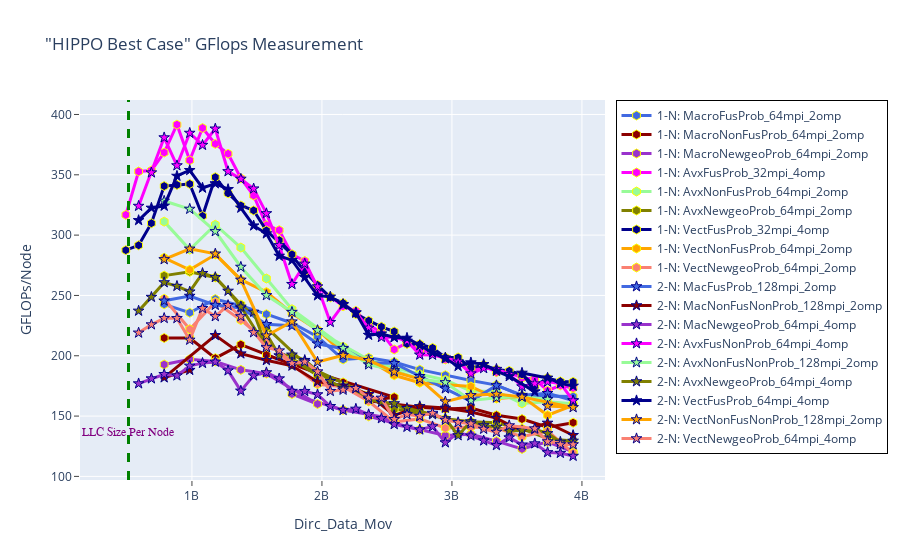

Write notebook code for a chart like this one.
### Markdown cell above
# Flops HIPPO BEST CASES

### Code cell
fig = go.Figure() 

# Node 1
# Macro
fig.add_trace(go.Scatter(x=(dfn1MacFusProb_64mpi_2omp.Dirc_Data_Mov*(dfn1MacFusProb_64mpi_2omp.MPI_size)), 
                         y=(dfn1MacFusProb_64mpi_2omp.GFLOPS*(dfn1MacFusProb_64mpi_2omp.MPI_size)), 
                         mode='lines+markers', 
                         name='1-N: MacroFusProb_64mpi_2omp',
                         line=dict(color='royalblue',width=3),
                         marker=dict(symbol='hexagon',size=9,line=dict(color='yellow',width=1))))

fig.add_trace(go.Scatter(x=(dfn1MacNonFusProb_64mpi_2omp.Dirc_Data_Mov*(dfn1MacNonFusProb_64mpi_2omp.MPI_size)), 
                         y=(dfn1MacNonFusProb_64mpi_2omp.GFLOPS*(dfn1MacNonFusProb_64mpi_2omp.MPI_size)), 
                         mode='lines+markers', 
                         name='1-N: MacroNonFusProb_64mpi_2omp',
                         line=dict(color='darkred',width=3),
                         marker=dict(symbol='hexagon',size=9, line=dict(color='yellow',width=1))))

fig.add_trace(go.Scatter(x=(dfn1MacNewgeoProb_64mpi_2omp.Dirc_Data_Mov*(dfn1MacNewgeoProb_64mpi_2omp.MPI_size)), 
                         y=(dfn1MacNewgeoProb_64mpi_2omp.GFLOPS*(dfn1MacNewgeoProb_64mpi_2omp.MPI_size)), 
                         mode='lines+markers', 
                         name='1-N: MacroNewgeoProb_64mpi_2omp',
                         line=dict(color='darkorchid',width=3),
                         marker=dict(symbol='hexagon',size=9, line=dict(color='yellow',width=1))))

# AVX

fig.add_trace(go.Scatter(x=(dfn1AvxFusProb_32mpi_4omp.Dirc_Data_Mov*(dfn1AvxFusProb_32mpi_4omp.MPI_size)), 
                         y=(dfn1AvxFusProb_32mpi_4omp.GFLOPS*(dfn1AvxFusProb_32mpi_4omp.MPI_size)), 
                         mode='lines+markers', 
                         name='1-N: AvxFusProb_32mpi_4omp',
                         line=dict(color='magenta',width=3),
                         marker=dict(symbol='hexagon',size=9, line=dict(color='yellow',width=1))))

fig.add_trace(go.Scatter(x=(dfn1AvxNonFusProb_64mpi_2omp.Dirc_Data_Mov*(dfn1AvxNonFusProb_64mpi_2omp.MPI_size)), 
                         y=(dfn1AvxNonFusProb_64mpi_2omp.GFLOPS*(dfn1AvxNonFusProb_64mpi_2omp.MPI_size)), 
                         mode='lines+markers', 
                         name='1-N: AvxNonFusProb_64mpi_2omp',
                         line=dict(color='palegreen',width=3),
                         marker=dict(symbol='hexagon',size=9, line=dict(color='yellow',width=1))))

fig.add_trace(go.Scatter(x=(dfn1AvxNewgeoProb_64mpi_2omp.Dirc_Data_Mov*(dfn1AvxNewgeoProb_64mpi_2omp.MPI_size)), 
                         y=(dfn1AvxNewgeoProb_64mpi_2omp.GFLOPS*(dfn1AvxNewgeoProb_64mpi_2omp.MPI_size)), 
                         mode='lines+markers', 
                         name='1-N: AvxNewgeoProb_64mpi_2omp',
                         line=dict(color='olive',width=3),
                         marker=dict(symbol='hexagon',size=9, line=dict(color='yellow',width=1))))

# VECT

fig.add_trace(go.Scatter(x=(dfn1VectFusProb_32mpi_4omp.Dirc_Data_Mov*(dfn1VectFusProb_32mpi_4omp.MPI_size)), 
                         y=(dfn1VectFusProb_32mpi_4omp.GFLOPS*(dfn1VectFusProb_32mpi_4omp.MPI_size)), 
                         mode='lines+markers', 
                         name='1-N: VectFusProb_32mpi_4omp',
                         line=dict(color='darkblue',width=3),
                         marker=dict(symbol='hexagon',size=9, line=dict(color='yellow',width=1))))

fig.add_trace(go.Scatter(x=(dfn1VectNonFusProb_64mpi_2omp.Dirc_Data_Mov*(dfn1VectNonFusProb_64mpi_2omp.MPI_size)), 
                         y=(dfn1VectNonFusProb_64mpi_2omp.GFLOPS*(dfn1VectNonFusProb_64mpi_2omp.MPI_size)), 
                         mode='lines+markers', 
                         name='1-N: VectNonFusProb_64mpi_2omp',
                         line=dict(color='orange',width=3),
                         marker=dict(symbol='hexagon',size=9,line=dict(color='yellow',width=1))))

fig.add_trace(go.Scatter(x=(dfn1VectNewgeoProb_64mpi_2omp.Dirc_Data_Mov*(dfn1VectNewgeoProb_64mpi_2omp.MPI_size)), 
                         y=(dfn1VectNewgeoProb_64mpi_2omp.GFLOPS*(dfn1VectNewgeoProb_64mpi_2omp.MPI_size)), 
                         mode='lines+markers', 
                         name='1-N: VectNewgeoProb_64mpi_2omp',
                         line=dict(color='salmon',width=3),
                         marker=dict(symbol='hexagon',size=9,line=dict(color='yellow',width=1))))




# Node 2
# Macro
fig.add_trace(go.Scatter(x=(dfn2MacFusProb_128mpi_2omp.Dirc_Data_Mov*(dfn2MacFusProb_128mpi_2omp.MPI_size/2)), 
                         y=(dfn2MacFusProb_128mpi_2omp.GFLOPS*(dfn2MacFusProb_128mpi_2omp.MPI_size/2)), 
                         mode='lines+markers', 
                         name='2-N: MacFusProb_128mpi_2omp',
                         line=dict(color='royalblue',width=3),
                         marker=dict(symbol='star',size=8,line=dict(color='darkblue',width=1))))

fig.add_trace(go.Scatter(x=(dfn2MacNonFusNonProb_128mpi_2omp.Dirc_Data_Mov*(dfn2MacNonFusNonProb_128mpi_2omp.MPI_size/2)), 
                         y=(dfn2MacNonFusNonProb_128mpi_2omp.GFLOPS*(dfn2MacNonFusNonProb_128mpi_2omp.MPI_size/2)), 
                         mode='lines+markers', 
                         name='2-N: MacNonFusNonProb_128mpi_2omp',
                         line=dict(color='darkred',width=3),
                         marker=dict(symbol='star',size=8, line=dict(color='darkblue',width=1))))

fig.add_trace(go.Scatter(x=(dfn2MacNewgeoProb_64mpi_4omp.Dirc_Data_Mov*(dfn2MacNewgeoProb_64mpi_4omp.MPI_size/2)), 
                         y=(dfn2MacNewgeoProb_64mpi_4omp.GFLOPS*(dfn2MacNewgeoProb_64mpi_4omp.MPI_size/2)), 
                         mode='lines+markers', 
                         name='2-N: MacNewgeoProb_64mpi_4omp',
                         line=dict(color='darkorchid',width=3),
                         marker=dict(symbol='star',size=8, line=dict(color='darkblue',width=1))))


# AVX
fig.add_trace(go.Scatter(x=(dfn2AvxFusProb_64mpi_4omp.Dirc_Data_Mov*(dfn2AvxFusProb_64mpi_4omp.MPI_size/2)), 
                         y=(dfn2AvxFusProb_64mpi_4omp.GFLOPS*(dfn2AvxFusProb_64mpi_4omp.MPI_size/2)), 
                         mode='lines+markers', 
                         name='2-N: AvxFusNonProb_64mpi_4omp',
                          line=dict(color='magenta',width=3),
                         marker=dict(symbol='star',size=8, line=dict(color='darkblue',width=1))))

fig.add_trace(go.Scatter(x=(dfn2AvxNonFusNonProb_128mpi_2omp.Dirc_Data_Mov*(dfn2AvxNonFusNonProb_128mpi_2omp.MPI_size/2)), 
                         y=(dfn2AvxNonFusNonProb_128mpi_2omp.GFLOPS*(dfn2AvxNonFusNonProb_128mpi_2omp.MPI_size/2)), 
                         mode='lines+markers', 
                         name='2-N: AvxNonFusNonProb_128mpi_2omp',
                         line=dict(color='palegreen',width=3),
                         marker=dict(symbol='star',size=8, line=dict(color='darkblue',width=1))))

fig.add_trace(go.Scatter(x=(dfn2AvxNewgeoProb_64mpi_4omp.Dirc_Data_Mov*(dfn2AvxNewgeoProb_64mpi_4omp.MPI_size/2)), 
                         y=(dfn2AvxNewgeoProb_64mpi_4omp.GFLOPS*(dfn2AvxNewgeoProb_64mpi_4omp.MPI_size/2)), 
                         mode='lines+markers', 
                         name='2-N: AvxNewgeoProb_64mpi_4omp',
                         line=dict(color='olive',width=3),
                         marker=dict(symbol='star',size=8, line=dict(color='darkblue',width=1))))


# VECT
fig.add_trace(go.Scatter(x=(dfn2VectFusProb_64mpi_4omp.Dirc_Data_Mov*(dfn2VectFusProb_64mpi_4omp.MPI_size/2)), 
                         y=(dfn2VectFusProb_64mpi_4omp.GFLOPS*(dfn2VectFusProb_64mpi_4omp.MPI_size/2)), 
                         mode='lines+markers', 
                         name='2-N: VectFusProb_64mpi_4omp',
                         line=dict(color='darkblue',width=3),
                         marker=dict(symbol='star',size=8, line=dict(color='darkblue',width=1))))

fig.add_trace(go.Scatter(x=(dfn2VectNonFusNonProb_128mpi_2omp.Dirc_Data_Mov*(dfn2VectNonFusNonProb_128mpi_2omp.MPI_size/2)), 
                         y=(dfn2VectNonFusNonProb_128mpi_2omp.GFLOPS*(dfn2VectNonFusNonProb_128mpi_2omp.MPI_size/2)), 
                         mode='lines+markers', 
                         name='2-N: VectNonFusNonProb_128mpi_2omp',
                         line=dict(color='orange',width=3),
                         marker=dict(symbol='star',size=8,line=dict(color='darkblue',width=1))))

fig.add_trace(go.Scatter(x=(dfn2VectNewgeoProb_64mpi_4omp.Dirc_Data_Mov*(dfn2VectNewgeoProb_64mpi_4omp.MPI_size/2)), 
                         y=(dfn2VectNewgeoProb_64mpi_4omp.GFLOPS*(dfn2VectNewgeoProb_64mpi_4omp.MPI_size/2)), 
                         mode='lines+markers', 
                         name='2-N: VectNewgeoProb_64mpi_4omp',
                         line=dict(color='salmon',width=3),
                         marker=dict(symbol='star',size=8,line=dict(color='darkblue',width=1))))





# Adding a vertical line
fig.add_vline(x=512e6, line_width=3, line_dash="dash", line_color="green")
# fig.add_hline(y=1024, line_width=3, line_dash="dash", line_color="red")

# Add annotation
fig.add_annotation(
    x='512e6'
    , y=130
    , text=f'LLC Size Per Node'
    , yanchor='bottom'
    , showarrow=False
    , arrowhead=1
    , arrowsize=1
    , arrowwidth=2
    , arrowcolor="#636363"
    , ax=-20
    , ay=-30
    , font=dict(size=12, color="purple", family="Sans Serif")
    , align="left"
    ,)

fig.update_layout(title='"HIPPO Best Case" GFlops Measurement',
                  xaxis_title='Dirc_Data_Mov', yaxis_title='GFLOPs/Node', 
                  xaxis=dict(ticks="outside"),  
                  yaxis=dict(ticks="outside"),
                  legend=go.layout.Legend(bordercolor="black",borderwidth=1))

### Figure 1 — Plotly figure (JSON) as saved in the notebook; plotly's stock layout.template omitted (floating-point values rounded to 4 significant figures)
{"data": [{"line": {"color": "royalblue", "width": 3}, "marker": {"line": {"color": "yellow", "width": 1}, "size": 9, "symbol": "hexagon"}, "mode": "lines+markers", "name": "1-N: MacroFusProb_64mpi_2omp", "type": "scatter", "x": [786432000, 983040000, 1179648000, 1376256000, 1572864000, 1769472000, 1966080000, 2162688000, 2359296000, 2555904000, 2752512000, 2949120000, 3145728000, 3342336000, 3538944000, 3932160000], "y": [242.6, 235.7, 247.0, 241.5, 234.5, 227.2, 215.8, 196.9, 198.3, 194.8, 188.5, 183.9, 179.5, 175.7, 166.8, 166.3]}, {"line": {"color": "darkred", "width": 3}, "marker": {"line": {"color": "yellow", "width": 1}, "size": 9, "symbol": "hexagon"}, "mode": "lines+markers", "name": "1-N: MacroNonFusProb_64mpi_2omp", "type": "scatter", "x": [786432000, 983040000, 1179648000, 1376256000, 1769472000, 1572864000, 2162688000, 1966080000, 2555904000, 2359296000, 2752512000, 2949120000, 3145728000, 3342336000, 3538944000, 3735552000, 3932160000], "y": [214.8, 214.8, 198.0, 209.3, 192.8, 200.7, 177.9, 185.5, 165.7, 162.6, 157.3, 155.9, 156.6, 150.7, 147.5, 140.8, 144.5]}, {"line": {"color": "darkorchid", "width": 3}, "marker": {"line": {"color": "yellow", "width": 1}, "size": 9, "symbol": "hexagon"}, "mode": "lines+markers", "name": "1-N: MacroNewgeoProb_64mpi_2omp", "type": "scatter", "x": [786432000, 983040000, 1179648000, 1376256000, 1572864000, 1966080000, 1769472000, 2162688000, 2555904000, 2359296000, 2752512000, 2949120000, 3145728000, 3342336000, 3538944000, 3735552000, 3932160000], "y": [192.7, 197.1, 195.3, 188.3, 185.2, 160.0, 168.2, 155.0, 147.7, 149.8, 138.8, 133.9, 135.0, 129.2, 122.7, 128.6, 120.3]}, {"line": {"color": "magenta", "width": 3}, "marker": {"line": {"color": "yellow", "width": 1}, "size": 9, "symbol": "hexagon"}, "mode": "lines+markers", "name": "1-N: AvxFusProb_32mpi_4omp", "type": "scatter", "x": [491520000, 589824000, 688128000, 786432000, 884736000, 983040000, 1081344000, 1179648000, 1277952000, 1376256000, 1474560000, 1572864000, 1671168000, 1769472000, 1867776000, 1966080000, 2064384000, 2162688000, 2260992000, 2359296000, 2457600000, 2555904000, 2654208000, 2752512000, 2850816000, 2949120000, 3047424000, 3145728000, 3244032000, 3342336000, 3440640000, 3538944000, 3637248000, 3735552000, 3833856000, 3932160000], "y": [316.8, 352.8, 353.6, 368.4, 391.6, 362.0, 388.7, 375.6, 367.4, 347.1, 332.8, 308.2, 304.1, 284.0, 278.5, 256.4, 249.2, 241.0, 237.2, 225.9, 219.1, 205.2, 210.6, 204.5, 202.8, 196.9, 194.8, 186.0, 191.6, 186.4, 186.2, 181.6, 180.7, 171.1, 175.4, 173.3]}, {"line": {"color": "palegreen", "width": 3}, "marker": {"line": {"color": "yellow", "width": 1}, "size": 9, "symbol": "hexagon"}, "mode": "lines+markers", "name": "1-N: AvxNonFusProb_64mpi_2omp", "type": "scatter", "x": [786432000, 983040000, 1179648000, 1376256000, 1572864000, 1769472000, 2162688000, 1966080000, 2359296000, 2555904000, 2752512000, 2949120000, 3145728000, 3342336000, 3538944000, 3735552000, 3932160000], "y": [311.2, 288.0, 308.6, 289.7, 264.0, 238.6, 207.4, 220.7, 196.6, 190.2, 184.7, 180.0, 170.7, 170.4, 160.5, 161.9, 160.3]}, {"line": {"color": "olive", "width": 3}, "marker": {"line": {"color": "yellow", "width": 1}, "size": 9, "symbol": "hexagon"}, "mode": "lines+markers", "name": "1-N: AvxNewgeoProb_64mpi_2omp", "type": "scatter", "x": [786432000, 983040000, 1179648000, 1376256000, 1572864000, 1966080000, 1769472000, 2359296000, 2162688000, 2555904000, 2752512000, 2949120000, 3145728000, 3342336000, 3538944000, 3735552000, 3932160000], "y": [266.4, 269.6, 264.9, 242.5, 223.5, 183.6, 197.2, 167.5, 174.9, 155.6, 153.6, 147.8, 145.4, 144.5, 139.5, 131.3, 129.4]}, {"line": {"color": "darkblue", "width": 3}, "marker": {"line": {"color": "yellow", "width": 1}, "size": 9, "symbol": "hexagon"}, "mode": "lines+markers", "name": "1-N: VectFusProb_32mpi_4omp", "type": "scatter", "x": [491520000, 589824000, 688128000, 786432000, 884736000, 983040000, 1081344000, 1179648000, 1277952000, 1376256000, 1474560000, 1572864000, 1769472000, 1671168000, 1867776000, 1966080000, 2064384000, 2162688000, 2260992000, 2359296000, 2457600000, 2555904000, 2654208000, 2752512000, 2850816000, 2949120000, 3047424000, 3145728000, 3244032000, 3342336000, 3440640000, 3538944000, 3637248000, 3735552000, 3833856000, 3932160000], "y": [287.6, 291.6, 309.9, 340.6, 341.6, 342.4, 315.9, 348.0, 334.6, 324.5, 320.5, 303.8, 284.0, 295.8, 270.1, 258.6, 248.4, 243.6, 234.5, 229.1, 224.0, 220.1, 209.8, 209.6, 206.5, 198.6, 198.6, 189.9, 192.2, 188.6, 187.4, 184.5, 174.8, 181.5, 178.7, 178.4]}, {"line": {"color": "orange", "width": 3}, "marker": {"line": {"color": "yellow", "width": 1}, "size": 9, "symbol": "hexagon"}, "mode": "lines+markers", "name": "1-N: VectNonFusProb_64mpi_2omp", "type": "scatter", "x": [786432000, 983040000, 1179648000, 1376256000, 1572864000, 1769472000, 1966080000, 2162688000, 2359296000, 2555904000, 2752512000, 2949120000, 3145728000, 3342336000, 3538944000, 3735552000, 3932160000], "y": [281.2, 271.2, 283.9, 263.1, 252.8, 235.3, 221.4, 202.3, 196.3, 183.8, 177.7, 176.0, 174.5, 164.5, 166.1, 150.7, 158.8]}, {"line": {"color": "salmon", "width": 3}, "marker": {"line": {"color": "yellow", "width": 1}, "size": 9, "symbol": "hexagon"}, "mode": "lines+markers", "name": "1-N: VectNewgeoProb_64mpi_2omp", "type": "scatter", "x": [786432000, 983040000, 1179648000, 1376256000, 1572864000, 1769472000, 1966080000, 2162688000, 2359296000, 2555904000, 2752512000, 2949120000, 3145728000, 3342336000, 3538944000, 3735552000, 3932160000], "y": [247.2, 222.0, 244.6, 229.6, 212.1, 192.7, 176.4, 174.3, 162.2, 145.1, 147.7, 140.1, 140.9, 140.2, 132.9, 137.7, 119.4]}, {"line": {"color": "royalblue", "width": 3}, "marker": {"line": {"color": "darkblue", "width": 1}, "size": 8, "symbol": "star"}, "mode": "lines+markers", "name": "2-N: MacFusProb_128mpi_2omp", "type": "scatter", "x": [786432000, 983040000, 1179648000, 1376256000, 1572864000, 1769472000, 1966080000, 2162688000, 2359296000, 2555904000, 2752512000, 2949120000, 3145728000, 3342336000, 3538944000, 3735552000, 3932160000], "y": [245.5, 249.5, 242.0, 239.6, 226.1, 224.9, 209.9, 205.8, 194.3, 193.8, 183.0, 172.8, 162.3, 175.4, 167.3, 168.9, 162.9]}, {"line": {"color": "darkred", "width": 3}, "marker": {"line": {"color": "darkblue", "width": 1}, "size": 8, "symbol": "star"}, "mode": "lines+markers", "name": "2-N: MacNonFusNonProb_128mpi_2omp", "type": "scatter", "x": [983040000, 786432000, 1179648000, 1376256000, 1572864000, 1769472000, 1966080000, 2162688000, 2359296000, 2555904000, 2752512000, 2949120000, 3145728000, 3342336000, 3538944000, 3735552000, 3932160000], "y": [188.1, 181.9, 217.0, 201.8, 196.2, 191.7, 178.5, 175.1, 168.0, 150.6, 158.1, 156.7, 153.4, 148.3, 137.1, 144.3, 134.1]}, {"line": {"color": "darkorchid", "width": 3}, "marker": {"line": {"color": "darkblue", "width": 1}, "size": 8, "symbol": "star"}, "mode": "lines+markers", "name": "2-N: MacNewgeoProb_64mpi_4omp", "type": "scatter", "x": [589824000, 688128000, 786432000, 884736000, 983040000, 1081344000, 1179648000, 1277952000, 1376256000, 1474560000, 1572864000, 1671168000, 1769472000, 1867776000, 1966080000, 2064384000, 2162688000, 2260992000, 2359296000, 2457600000, 2555904000, 2654208000, 2752512000, 2850816000, 2949120000, 3047424000, 3145728000, 3244032000, 3342336000, 3440640000, 3538944000, 3637248000, 3735552000, 3833856000, 3932160000], "y": [177.0, 181.1, 184.7, 183.5, 191.6, 193.9, 194.9, 187.7, 170.9, 183.6, 186.1, 181.1, 170.7, 170.6, 167.9, 158.1, 154.9, 155.9, 151.4, 148.1, 143.2, 141.0, 138.7, 141.3, 128.0, 136.1, 133.7, 129.6, 125.8, 132.2, 126.2, 127.2, 119.9, 119.3, 116.9]}, {"line": {"color": "magenta", "width": 3}, "marker": {"line": {"color": "darkblue", "width": 1}, "size": 8, "symbol": "star"}, "mode": "lines+markers", "name": "2-N: AvxFusNonProb_64mpi_4omp", "type": "scatter", "x": [589824000, 688128000, 786432000, 884736000, 983040000, 1081344000, 1179648000, 1277952000, 1376256000, 1474560000, 1572864000, 1671168000, 1769472000, 1867776000, 1966080000, 2064384000, 2162688000, 2260992000, 2359296000, 2457600000, 2555904000, 2654208000, 2752512000, 2850816000, 2949120000, 3047424000, 3145728000, 3244032000, 3342336000, 3440640000, 3538944000, 3637248000, 3735552000, 3833856000, 3932160000], "y": [324.1, 351.8, 380.9, 357.7, 384.6, 374.6, 388.2, 352.8, 346.6, 338.5, 318.0, 291.5, 259.3, 276.2, 257.3, 227.8, 242.3, 235.8, 223.1, 215.4, 215.4, 212.3, 200.8, 200.7, 198.4, 195.1, 185.2, 189.6, 188.9, 184.8, 174.4, 176.9, 178.4, 177.0, 162.8]}, {"line": {"color": "palegreen", "width": 3}, "marker": {"line": {"color": "darkblue", "width": 1}, "size": 8, "symbol": "star"}, "mode": "lines+markers", "name": "2-N: AvxNonFusNonProb_128mpi_2omp", "type": "scatter", "x": [786432000, 983040000, 1179648000, 1376256000, 1572864000, 1769472000, 1966080000, 2162688000, 2359296000, 2555904000, 2752512000, 2949120000, 3145728000, 3342336000, 3538944000, 3735552000], "y": [328.3, 321.7, 303.1, 273.6, 250.1, 236.2, 221.1, 206.3, 192.7, 187.9, 180.8, 177.9, 162.9, 165.2, 166.1, 163.9]}, {"line": {"color": "olive", "width": 3}, "marker": {"line": {"color": "darkblue", "width": 1}, "size": 8, "symbol": "star"}, "mode": "lines+markers", "name": "2-N: AvxNewgeoProb_64mpi_4omp", "type": "scatter", "x": [688128000, 589824000, 786432000, 884736000, 983040000, 1081344000, 1179648000, 1277952000, 1376256000, 1572864000, 1474560000, 1671168000, 1769472000, 1867776000, 2064384000, 2162688000, 2260992000, 2359296000, 2457600000, 2555904000, 2752512000, 2654208000, 2850816000, 2949120000, 3047424000, 3145728000, 3244032000, 3342336000, 3440640000, 3538944000, 3637248000, 3735552000, 3833856000, 3932160000], "y": [248.7, 237.2, 260.8, 257.7, 253.1, 268.4, 265.0, 253.7, 240.6, 207.3, 236.3, 200.2, 200.8, 196.3, 178.8, 173.3, 173.0, 163.9, 161.6, 160.5, 149.8, 156.5, 151.4, 148.0, 133.9, 145.4, 142.2, 141.1, 137.7, 138.1, 139.0, 135.6, 128.6, 129.4]}, {"line": {"color": "darkblue", "width": 3}, "marker": {"line": {"color": "darkblue", "width": 1}, "size": 8, "symbol": "star"}, "mode": "lines+markers", "name": "2-N: VectFusProb_64mpi_4omp", "type": "scatter", "x": [589824000, 688128000, 786432000, 884736000, 983040000, 1081344000, 1179648000, 1277952000, 1376256000, 1474560000, 1572864000, 1671168000, 1769472000, 1867776000, 1966080000, 2064384000, 2162688000, 2260992000, 2359296000, 2457600000, 2555904000, 2654208000, 2752512000, 2850816000, 2949120000, 3047424000, 3145728000, 3244032000, 3342336000, 3440640000, 3637248000, 3538944000, 3735552000, 3833856000, 3932160000], "y": [312.3, 322.6, 324.2, 349.0, 353.8, 339.2, 342.8, 338.0, 322.6, 307.8, 301.3, 282.7, 279.2, 265.0, 249.9, 248.8, 242.7, 235.6, 217.2, 218.3, 215.2, 214.7, 208.6, 202.6, 197.7, 191.4, 194.4, 192.9, 187.3, 182.9, 170.3, 185.8, 181.6, 177.1, 175.0]}, {"line": {"color": "orange", "width": 3}, "marker": {"line": {"color": "darkblue", "width": 1}, "size": 8, "symbol": "star"}, "mode": "lines+markers", "name": "2-N: VectNonFusNonProb_128mpi_2omp", "type": "scatter", "x": [786432000, 983040000, 1179648000, 1376256000, 1572864000, 1769472000, 1966080000, 2162688000, 2359296000, 2555904000, 2752512000, 2949120000, 3145728000, 3342336000, 3538944000, 3932160000, 3735552000], "y": [279.9, 288.7, 284.5, 262.9, 216.6, 228.3, 194.9, 200.3, 196.3, 186.7, 180.6, 162.0, 167.2, 168.3, 165.9, 157.2, 158.4]}, {"line": {"color": "salmon", "width": 3}, "marker": {"line": {"color": "darkblue", "width": 1}, "size": 8, "symbol": "star"}, "mode": "lines+markers", "name": "2-N: VectNewgeoProb_64mpi_4omp", "type": "scatter", "x": [589824000, 688128000, 786432000, 884736000, 983040000, 1081344000, 1179648000, 1277952000, 1376256000, 1474560000, 1572864000, 1671168000, 1769472000, 1867776000, 1966080000, 2064384000, 2162688000, 2260992000, 2359296000, 2457600000, 2555904000, 2654208000, 2752512000, 2850816000, 2949120000, 3047424000, 3145728000, 3244032000, 3342336000, 3440640000, 3637248000, 3735552000, 3932160000, 3833856000], "y": [219.0, 225.9, 231.2, 231.1, 213.1, 239.3, 232.7, 241.8, 232.6, 219.3, 206.8, 204.2, 193.7, 195.0, 186.9, 170.7, 171.7, 173.1, 165.1, 165.0, 147.3, 151.4, 150.0, 152.5, 146.7, 144.8, 143.7, 139.3, 136.8, 142.2, 139.6, 128.9, 126.4, 126.5]}], "layout": {"annotations": [{"align": "left", "arrowcolor": "#636363", "arrowhead": 1, "arrowsize": 1, "arrowwidth": 2, "ax": -20, "ay": -30, "font": {"color": "purple", "family": "Sans Serif", "size": 12}, "showarrow": false, "text": "LLC Size Per Node", "x": "512e6", "y": 130, "yanchor": "bottom"}], "legend": {"bordercolor": "black", "borderwidth": 1}, "shapes": [{"line": {"color": "green", "dash": "dash", "width": 3}, "type": "line", "x0": 512000000, "x1": 512000000, "xref": "x", "y0": 0, "y1": 1, "yref": "y domain"}], "title": {"text": "\"HIPPO Best Case\" GFlops Measurement"}, "xaxis": {"ticks": "outside", "title": {"text": "Dirc_Data_Mov"}}, "yaxis": {"ticks": "outside", "title": {"text": "GFLOPs/Node"}}}}
